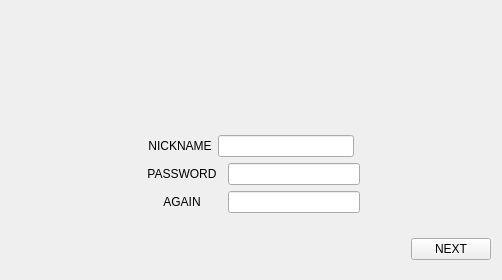
<?xml version="1.0" encoding="UTF-8"?>
<ui version="4.0">
 <class>reg_one</class>
 <widget class="QWidget" name="reg_one">
  <property name="geometry">
   <rect>
    <x>0</x>
    <y>0</y>
    <width>502</width>
    <height>280</height>
   </rect>
  </property>
  <property name="minimumSize">
   <size>
    <width>502</width>
    <height>280</height>
   </size>
  </property>
  <property name="maximumSize">
   <size>
    <width>502</width>
    <height>280</height>
   </size>
  </property>
  <property name="windowTitle">
   <string>Register</string>
  </property>
  <layout class="QVBoxLayout" name="verticalLayout_3">
   <item>
    <layout class="QVBoxLayout" name="verticalLayout">
     <item>
      <layout class="QHBoxLayout" name="horizontalLayout_2">
       <item>
        <widget class="QLabel" name="talkphoto">
         <property name="minimumSize">
          <size>
           <width>502</width>
           <height>100</height>
          </size>
         </property>
         <property name="maximumSize">
          <size>
           <width>502</width>
           <height>100</height>
          </size>
         </property>
         <property name="text">
          <string/>
         </property>
        </widget>
       </item>
      </layout>
     </item>
     <item>
      <layout class="QHBoxLayout" name="horizontalLayout">
       <item>
        <layout class="QVBoxLayout" name="verticalLayout_2">
         <item>
          <layout class="QHBoxLayout" name="horizontalLayout_5">
           <item>
            <spacer name="horizontalSpacer_7">
             <property name="orientation">
              <enum>Qt::Horizontal</enum>
             </property>
             <property name="sizeHint" stdset="0">
              <size>
               <width>40</width>
               <height>20</height>
              </size>
             </property>
            </spacer>
           </item>
           <item>
            <widget class="QLabel" name="label_3">
             <property name="text">
              <string>NICKNAME</string>
             </property>
             <property name="alignment">
              <set>Qt::AlignCenter</set>
             </property>
            </widget>
           </item>
           <item>
            <widget class="QLineEdit" name="nickname"/>
           </item>
           <item>
            <spacer name="horizontalSpacer_6">
             <property name="orientation">
              <enum>Qt::Horizontal</enum>
             </property>
             <property name="sizeHint" stdset="0">
              <size>
               <width>40</width>
               <height>20</height>
              </size>
             </property>
            </spacer>
           </item>
          </layout>
         </item>
         <item>
          <layout class="QHBoxLayout" name="horizontalLayout_3">
           <item>
            <spacer name="horizontalSpacer_2">
             <property name="orientation">
              <enum>Qt::Horizontal</enum>
             </property>
             <property name="sizeHint" stdset="0">
              <size>
               <width>40</width>
               <height>20</height>
              </size>
             </property>
            </spacer>
           </item>
           <item>
            <widget class="QLabel" name="label">
             <property name="minimumSize">
              <size>
               <width>80</width>
               <height>0</height>
              </size>
             </property>
             <property name="text">
              <string>PASSWORD</string>
             </property>
             <property name="alignment">
              <set>Qt::AlignCenter</set>
             </property>
            </widget>
           </item>
           <item>
            <widget class="QLineEdit" name="password"/>
           </item>
           <item>
            <spacer name="horizontalSpacer_3">
             <property name="orientation">
              <enum>Qt::Horizontal</enum>
             </property>
             <property name="sizeHint" stdset="0">
              <size>
               <width>40</width>
               <height>20</height>
              </size>
             </property>
            </spacer>
           </item>
          </layout>
         </item>
         <item>
          <layout class="QHBoxLayout" name="horizontalLayout_4">
           <item>
            <spacer name="horizontalSpacer_5">
             <property name="orientation">
              <enum>Qt::Horizontal</enum>
             </property>
             <property name="sizeHint" stdset="0">
              <size>
               <width>40</width>
               <height>20</height>
              </size>
             </property>
            </spacer>
           </item>
           <item>
            <widget class="QLabel" name="label_2">
             <property name="minimumSize">
              <size>
               <width>80</width>
               <height>0</height>
              </size>
             </property>
             <property name="text">
              <string>AGAIN</string>
             </property>
             <property name="alignment">
              <set>Qt::AlignCenter</set>
             </property>
            </widget>
           </item>
           <item>
            <widget class="QLineEdit" name="again"/>
           </item>
           <item>
            <spacer name="horizontalSpacer_4">
             <property name="orientation">
              <enum>Qt::Horizontal</enum>
             </property>
             <property name="sizeHint" stdset="0">
              <size>
               <width>40</width>
               <height>20</height>
              </size>
             </property>
            </spacer>
           </item>
          </layout>
         </item>
        </layout>
       </item>
      </layout>
     </item>
     <item>
      <layout class="QHBoxLayout" name="horizontalLayout_8">
       <item>
        <spacer name="verticalSpacer_2">
         <property name="orientation">
          <enum>Qt::Vertical</enum>
         </property>
         <property name="sizeType">
          <enum>QSizePolicy::Minimum</enum>
         </property>
         <property name="sizeHint" stdset="0">
          <size>
           <width>10</width>
           <height>10</height>
          </size>
         </property>
        </spacer>
       </item>
      </layout>
     </item>
     <item>
      <layout class="QHBoxLayout" name="horizontalLayout_7">
       <item>
        <spacer name="horizontalSpacer">
         <property name="orientation">
          <enum>Qt::Horizontal</enum>
         </property>
         <property name="sizeHint" stdset="0">
          <size>
           <width>40</width>
           <height>20</height>
          </size>
         </property>
        </spacer>
       </item>
       <item>
        <widget class="QPushButton" name="next">
         <property name="text">
          <string>NEXT</string>
         </property>
        </widget>
       </item>
      </layout>
     </item>
    </layout>
   </item>
  </layout>
 </widget>
 <resources/>
 <connections/>
</ui>
